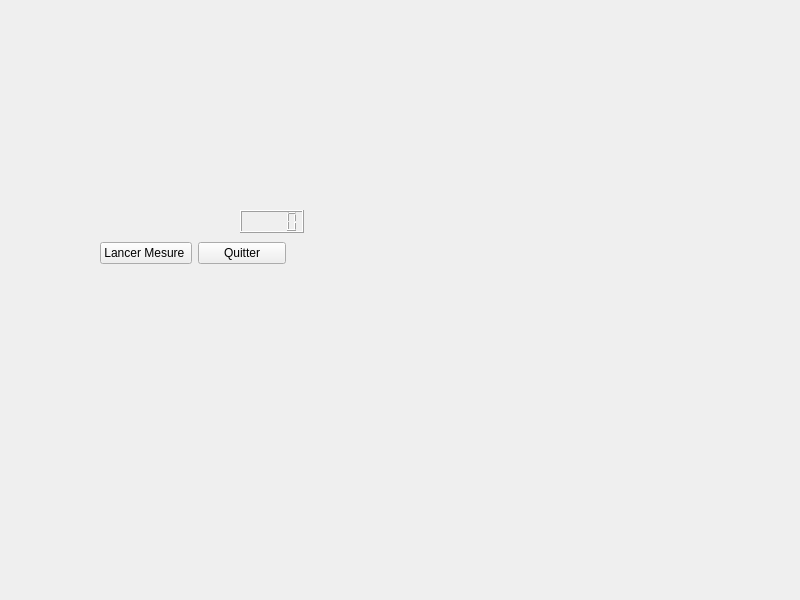
<?xml version="1.0" encoding="UTF-8"?>
<ui version="4.0">
 <class>Widget</class>
 <widget class="QWidget" name="Widget">
  <property name="geometry">
   <rect>
    <x>0</x>
    <y>0</y>
    <width>800</width>
    <height>600</height>
   </rect>
  </property>
  <property name="windowTitle">
   <string>Widget</string>
  </property>
  <widget class="QLCDNumber" name="lcdNumber">
   <property name="geometry">
    <rect>
     <x>240</x>
     <y>210</y>
     <width>64</width>
     <height>23</height>
    </rect>
   </property>
  </widget>
  <widget class="QWidget" name="">
   <property name="geometry">
    <rect>
     <x>100</x>
     <y>240</y>
     <width>186</width>
     <height>26</height>
    </rect>
   </property>
   <layout class="QHBoxLayout" name="horizontalLayout">
    <item>
     <widget class="QPushButton" name="pushButtonLancerMesure">
      <property name="text">
       <string>Lancer Mesure </string>
      </property>
     </widget>
    </item>
    <item>
     <widget class="QPushButton" name="pushButton">
      <property name="text">
       <string>Quitter</string>
      </property>
     </widget>
    </item>
   </layout>
  </widget>
 </widget>
 <resources/>
 <connections/>
</ui>
